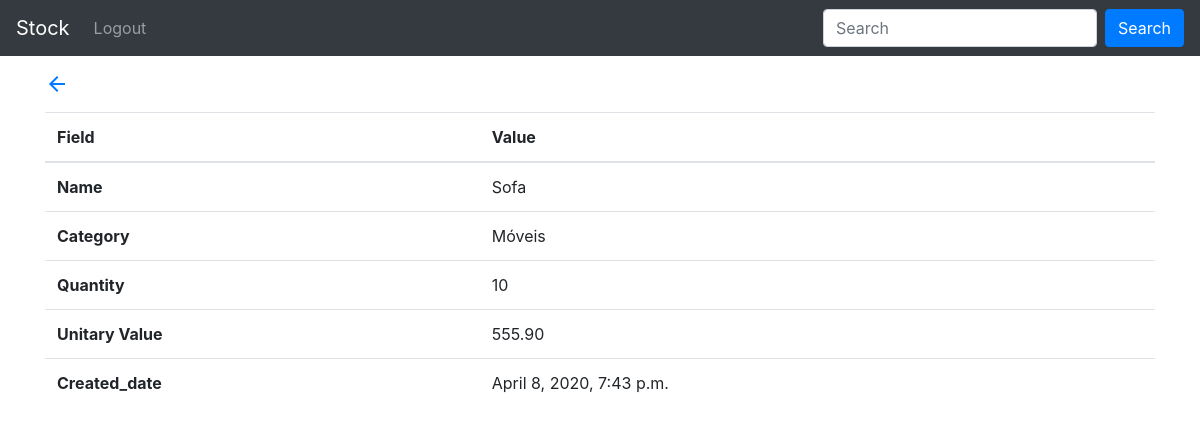
Page /stock/1/detail/ (signed in) on the earlier database version.
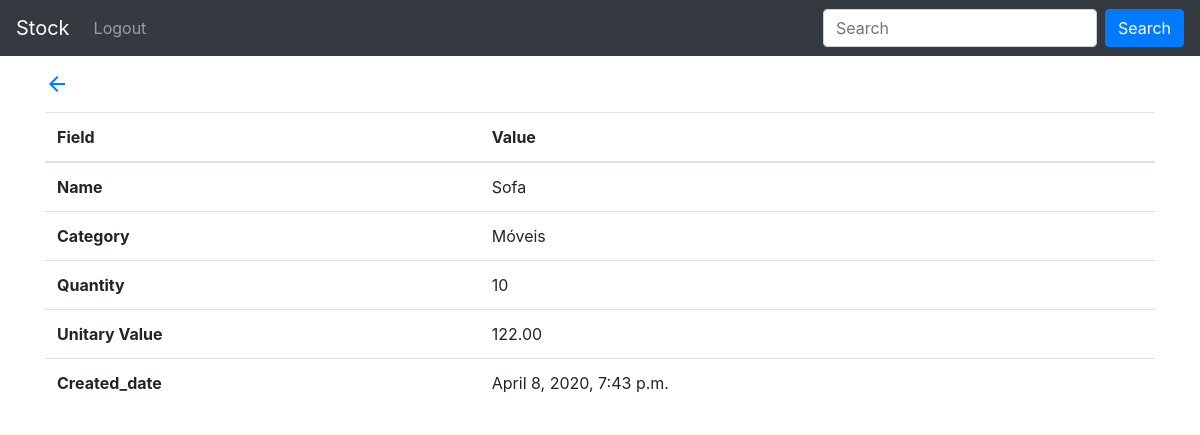
Same page on the later database version.
### stock_control/models.py (models this page shows, shortened)
class Stock(models.Model):
    name = models.CharField(max_length=100)
    category = models.ForeignKey(
        Category, null=True, on_delete=models.SET_NULL
    )
    quantity = models.IntegerField()
    unitary_value = models.DecimalField(max_digits=5, decimal_places=2)
    created_date = models.DateTimeField(default=timezone.now)
    published_date = models.DateTimeField(blank=True, null=True)
    class Meta:
        verbose_name = 'Stock'
        verbose_name_plural = 'Stocks'
        ordering=['id']

class Category(models.Model):
    name = models.CharField(max_length=100)
    description = models.CharField(max_length=200)
    class Meta:
        verbose_name = 'Category'
        verbose_name_plural = 'Categories'
    def __str__(self):
        return self.name

### stock_control/views.py (the view)
# urls.py: path('stock/<int:stock_id>/detail/', views.stock_detail, name='stock_detail'),
@login_required
def stock_detail(request, stock_id):
    stock = get_object_or_404(Stock, id=stock_id)
    return render(
        request,
        'stock_control/stock_detail.html',
        {'stock': stock}
    )

### stock_control/templates/stock_control/stock_detail.html (shortened to what this page needs)
{% extends 'stock_control/base.html' %}
{% block container %}
<div class="container">
  <a href="{% url 'stock_list' %}">
    <span class="material-icons mt-3 mb-3">
    </span>
  </a>
  <table class="table">
    <thead>
      <tr>
        <th scope="col">Field</th>
        <th scope="col">Value</th>
      </tr>
    </thead>
    <tbody>
      <tr>
        <th scope="row">Name</th>
        <td>{{ stock.name }}</td>
      </tr>
      <tr>
        <th scope="row">Category</th>
        <td>{{ stock.category }}</td>
      </tr>
      <tr>
        <th scope="row">Quantity</th>
        <td>{{ stock.quantity }}</td>
      </tr>
      <tr>
        <th scope="row">Unitary Value</th>
        <td>{{ stock.unitary_value }}</td>
      </tr>
      <tr>
        <th scope="row">Created_date</th>
        <td>{{ stock.created_date }}</td>
      </tr>
    </tbody>
  </table>
</div>
{% endblock %}

Differences in the rows shown:
changed Stock "Sofa": unitary_value "555.90" → "122.00"
